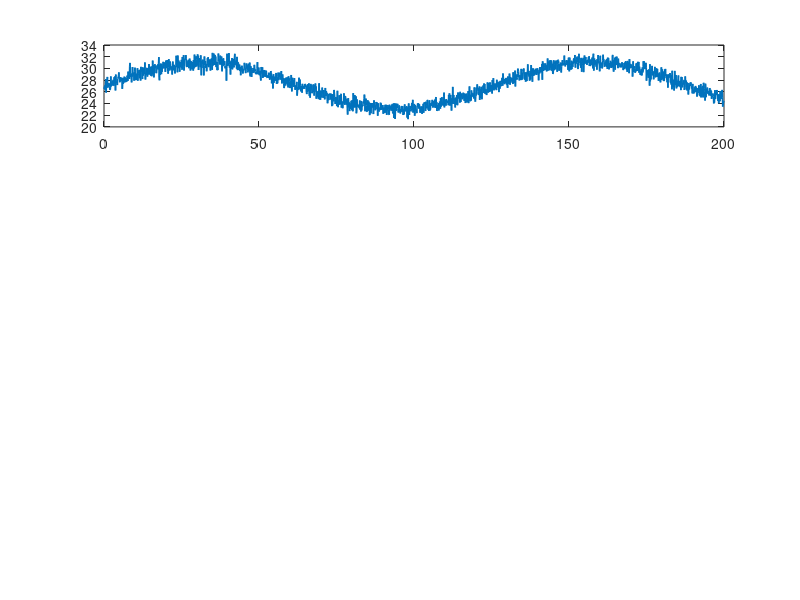

Source code (MATLAB): (Note: this script raises an error after producing the figure.)
clc;
clear;
close all;

%% ZAMAN TANIMI
t = 0:0.1:200;   % 0'dan 200 saniyeye kadar

%% SICAKLIK MODELİ
temperature = 27 ...
              + 4*sin(0.05*t) ...
              + 0.7*randn(size(t));

%% HİSTEREZİS EŞİKLERİ
upper_threshold = 30;   % Fan açma eşiği
lower_threshold = 25;   % Fan kapama eşiği

%% BINARY HİSTEREZİS KONTROLÜ
fanState = zeros(size(t));
currentState = 0;

for i = 1:length(t)
    
    if currentState == 0 && temperature(i) >= upper_threshold
        currentState = 1;
    end
    
    if currentState == 1 && temperature(i) <= lower_threshold
        currentState = 0;
    end
    
    fanState(i) = currentState;
end

%% HİSTEREZİSLİ KADEMELİ FAN KONTROLÜ
fanLevel = zeros(size(t));
currentLevel = 0;

for i = 1:length(t)
    
    if currentLevel == 0 && temperature(i) >= upper_threshold
        currentLevel = 1;
    end
    
    if currentLevel == 1 && temperature(i) < upper_threshold && temperature(i) >= lower_threshold
        currentLevel = 0.5;
    end
    
    if currentLevel == 0.5 && temperature(i) <= lower_threshold
        currentLevel = 0;
    end
    
    fanLevel(i) = currentLevel;
    
end

%% HİSTEREZİS OLMAYAN SİSTEM
fan_no_hysteresis = zeros(size(t));

for i = 1:length(t)
    if temperature(i) >= upper_threshold
        fan_no_hysteresis(i) = 1;
    else
        fan_no_hysteresis(i) = 0;
    end
end

%% ANAHTARLAMA SAYILARI
binary_switches = sum(abs(diff(fanState)));
multi_switches = sum(abs(diff(fanLevel)));
no_hys_switches = sum(abs(diff(fan_no_hysteresis)));

disp(['İkili histerezis anahtarlama sayısı: ', num2str(binary_switches)]);
disp(['Kademeli kontrol anahtarlama sayısı: ', num2str(multi_switches)]);
disp(['Histerezis olmayan sistem anahtarlama sayısı: ', num2str(no_hys_switches)]);

%% TEK PANEL ANALİZ GRAFİĞİ

figure;

% 1️⃣ Sıcaklık
subplot(4,1,1)
plot(t, temperature, 'LineWidth', 1.2);
yline(upper_threshold, 'r--', 'Açma Eşiği');
yline(lower_threshold, 'b--', 'Kapama Eşiği');
title('Sıcaklık Değişimi');
ylabel('Sıcaklık (°C)');
grid on;

% 2️⃣ İkili Histerezis
subplot(4,1,2)
plot(t, fanState, 'LineWidth', 1.5);
title('İkili Histerezis Kontrol Çıkışı');
ylabel('Fan Durumu');
ylim([-0.2 1.2]);
grid on;

% 3️⃣ Kademeli Kontrol
subplot(4,1,3)
plot(t, fanLevel, 'LineWidth', 1.5);
title('Kademeli Histerezis Kontrolü');
ylabel('Fan Seviyesi');
ylim([-0.2 1.2]);
grid on;

% 4️⃣ Histerezis Olmayan Sistem
subplot(4,1,4)
plot(t, fan_no_hysteresis, 'LineWidth', 1.5);
title('Histerezis Olmadan Kontrol');
xlabel('Zaman (s)');
ylabel('Fan Durumu');
ylim([-0.2 1.2]);
grid on;

saveas(gcf,'sicaklik_kontrol_analizi.png')
